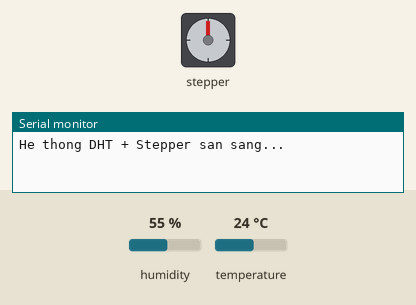
Simulated run of this sketch. Board: Arduino Uno, built with avr-gcc and run on an emulated ATmega328P. Parts: stepper motor, the last lines printed to the serial monitor. The test bench sets the inputs (shaded band); at power-on: humidity 55 %, temperature 24 °C. Stepper angles assume 2048 steps per turn.

Above: at 0.05 s.
At 1.2 s:
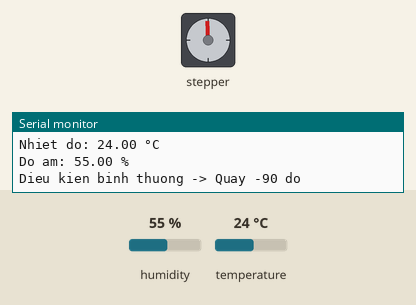
At 1.75 s:
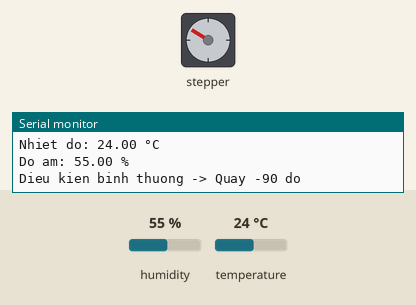
At 3.5 s:
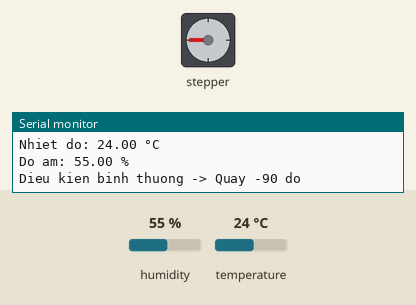
Timing chart, 0 to 8.1 s (numbered marks = the images above):
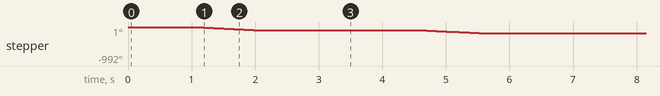

The sketch:

Buoc_Nhietdo.ino
```cpp
#include <Stepper.h>
#include <DHT.h>

// ===== DHT11 =====
#define DHTPIN 4
#define DHTTYPE DHT11
DHT dht(DHTPIN, DHTTYPE);

// ===== ĐỘNG CƠ BƯỚC =====
#define IN1 8
#define IN2 9
#define IN3 10
#define IN4 12

const int STEPS_PER_REV = 2048; // 28BYJ-48

Stepper myStepper(STEPS_PER_REV, IN1, IN3, IN2, IN4);

// đổi độ sang bước
int degreeToSteps(int degree) {
  return (long)degree * STEPS_PER_REV / 360;
}

void setup() {
  Serial.begin(9600);
  dht.begin();

  myStepper.setSpeed(15);
  Serial.println("He thong DHT + Stepper san sang...");
}

void loop() {
  delay(1000); // DHT11 đọc chậm

  float tempC = dht.readTemperature();
  float humidity = dht.readHumidity();

  if (isnan(tempC) || isnan(humidity)) {
    Serial.println("Loi doc DHT11!");
    return;
  }

  Serial.print("Nhiet do: ");
  Serial.print(tempC);
  Serial.println(" °C");

  Serial.print("Do am: ");
  Serial.print(humidity);
  Serial.println(" %");

  if (tempC > 28 && humidity > 80) {
    Serial.println("Nong + Am cao -> Quay +90 do");
    myStepper.step(degreeToSteps(90));
    delay(500);
  }
  else {
    Serial.println("Dieu kien binh thuong -> Quay -90 do");
    myStepper.step(degreeToSteps(-90));
    delay(500);
  }

  delay(1000);
}
```

Measured:
- by itself, stepper: turns 90° counter-clockwise in 0.98 s, repeating every 3.5 s
